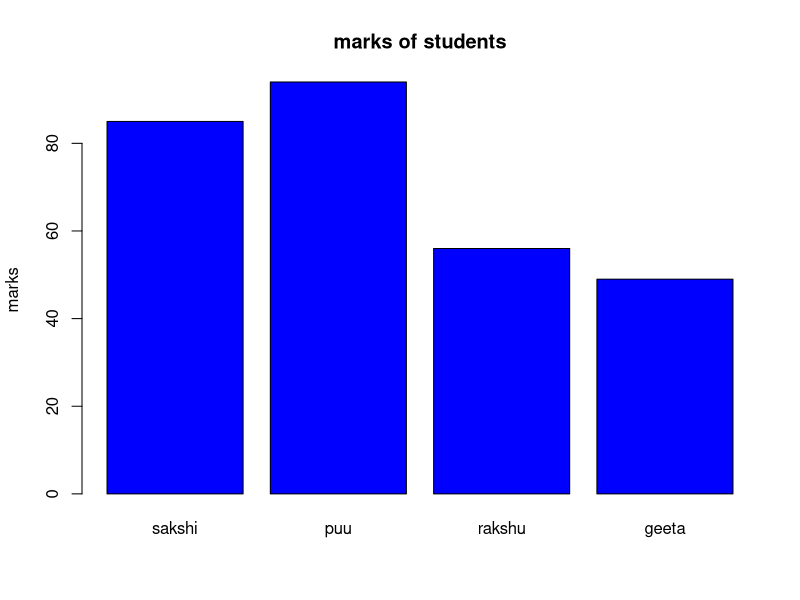
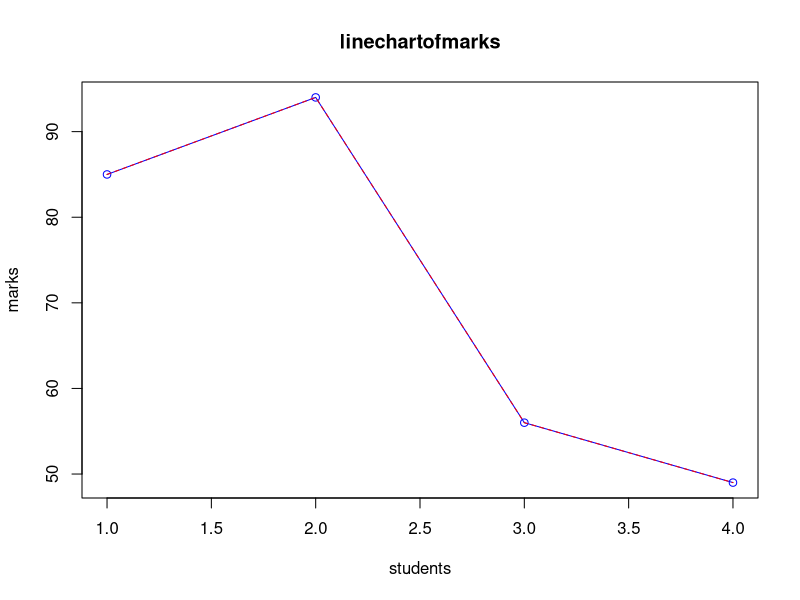
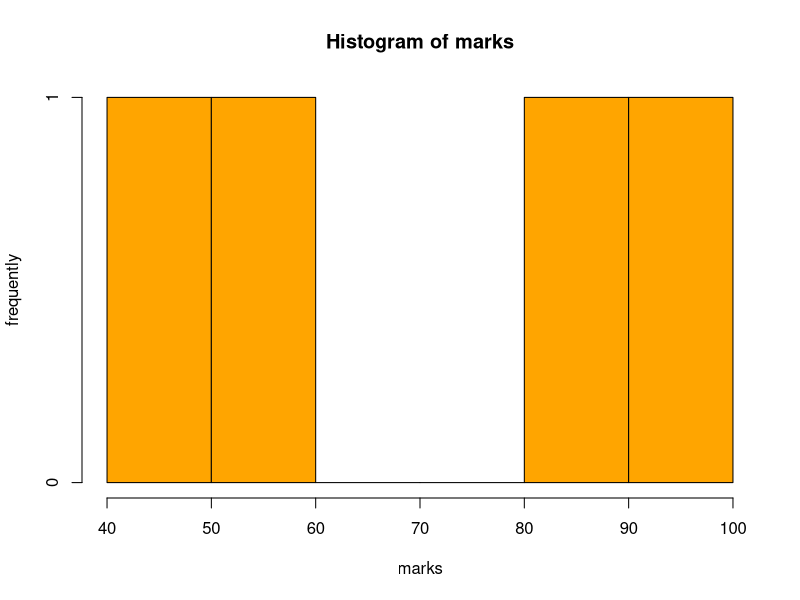
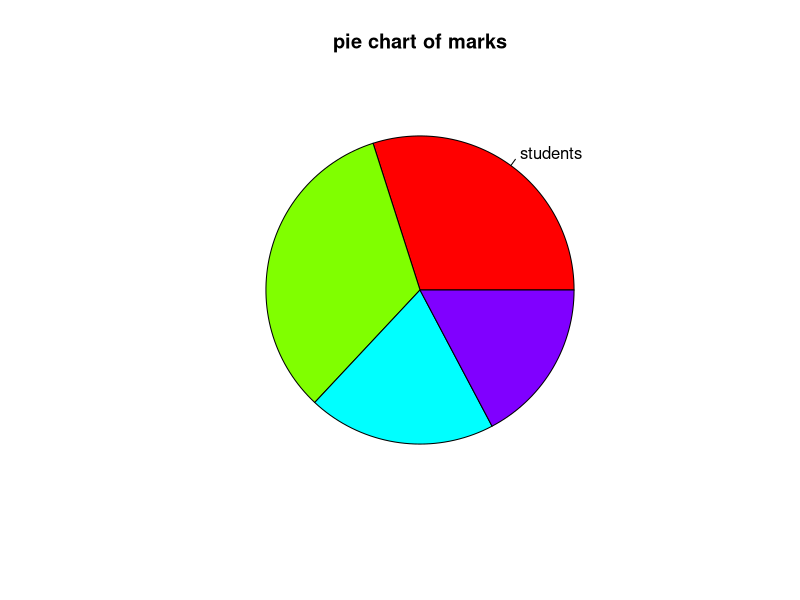
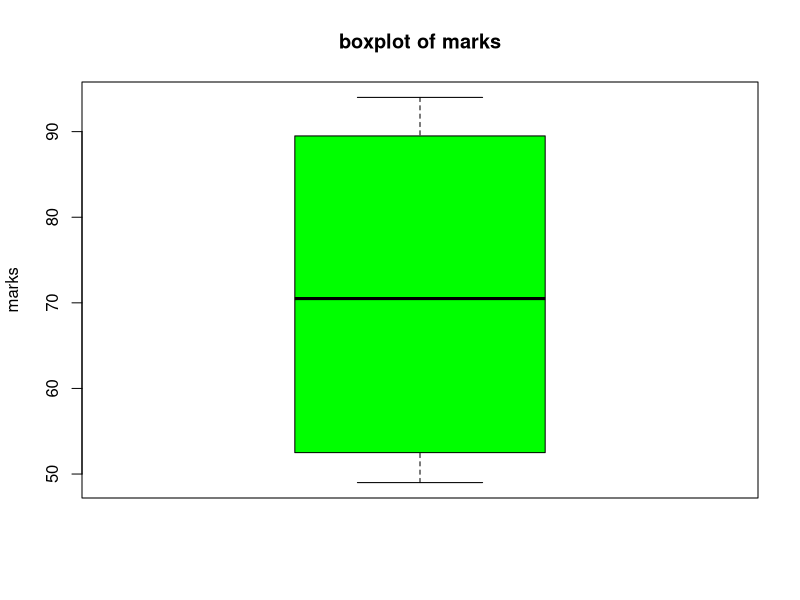
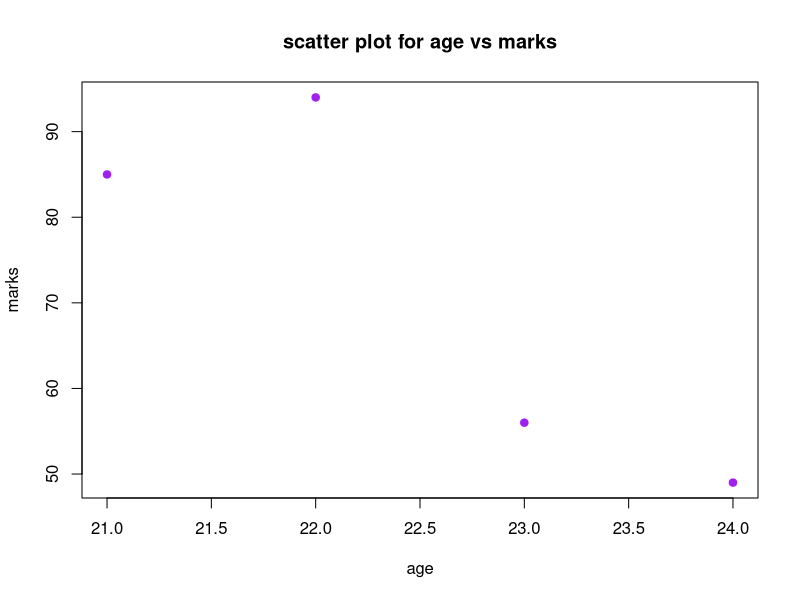

Recreate these plots in R, in order.
students=c("sakshi","puu","rakshu","geeta")
marks=c(85,94,56,49)
age=c(21,22,23,24)
grades=c("A","A+","B","B+")
barplot(marks,names.arg=students,col="blue",main="marks of students",ylab="marks")
plot(marks,type="o",col="blue",xlab="students",ylab="marks",main="linechartofmarks")
lines(marks,col="red",lty=2)
hist(marks,breaks=5,col="orange",main="Histogram of marks",xlab="marks",ylab="frequently")
pie(marks,labels="students",main="pie chart of marks",col=rainbow(length(marks)))
boxplot(marks,main="boxplot of marks",col="green",ylab="marks")
plot(age,marks,type="p",main="scatter plot for age vs marks",xlab="age",ylab="marks",col="purple",pch=19)
